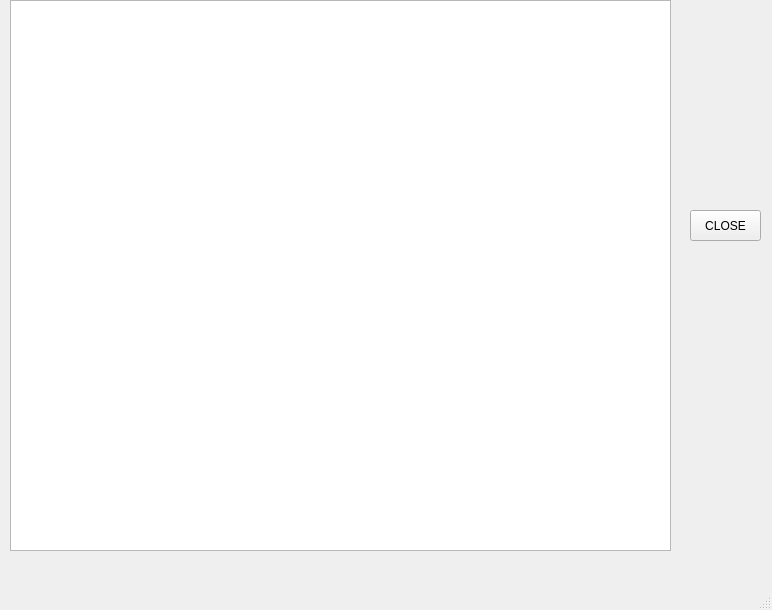
<?xml version="1.0" encoding="UTF-8"?>
<ui version="4.0">
 <class>MainWindow</class>
 <widget class="QMainWindow" name="MainWindow">
  <property name="geometry">
   <rect>
    <x>0</x>
    <y>0</y>
    <width>772</width>
    <height>610</height>
   </rect>
  </property>
  <property name="windowTitle">
   <string>MainWindow</string>
  </property>
  <widget class="QWidget" name="centralWidget">
   <widget class="QGraphicsView" name="graphicsView">
    <property name="geometry">
     <rect>
      <x>10</x>
      <y>0</y>
      <width>661</width>
      <height>551</height>
     </rect>
    </property>
   </widget>
   <widget class="QPushButton" name="pushButton">
    <property name="geometry">
     <rect>
      <x>690</x>
      <y>210</y>
      <width>71</width>
      <height>31</height>
     </rect>
    </property>
    <property name="text">
     <string>CLOSE</string>
    </property>
   </widget>
  </widget>
  <widget class="QMenuBar" name="menuBar">
   <property name="geometry">
    <rect>
     <x>0</x>
     <y>0</y>
     <width>772</width>
     <height>25</height>
    </rect>
   </property>
  </widget>
  <widget class="QStatusBar" name="statusBar"/>
 </widget>
 <layoutdefault spacing="6" margin="11"/>
 <resources/>
 <connections/>
</ui>
